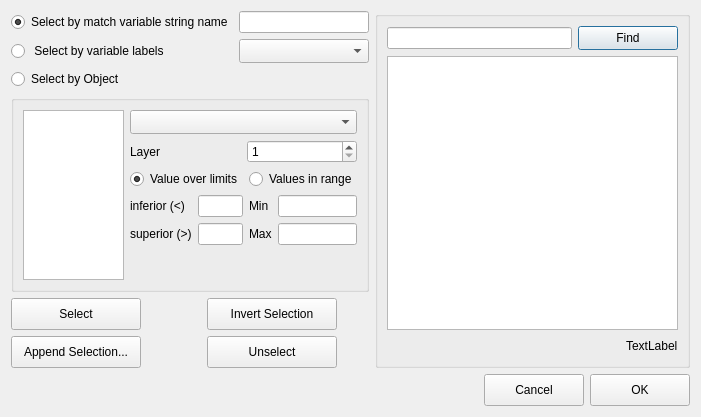
<?xml version="1.0" encoding="UTF-8"?>
<ui version="4.0">
 <class>VariableSelectorDialog</class>
 <widget class="QDialog" name="VariableSelectorDialog">
  <property name="geometry">
   <rect>
    <x>0</x>
    <y>0</y>
    <width>701</width>
    <height>417</height>
   </rect>
  </property>
  <property name="windowTitle">
   <string>Variable Selection...</string>
  </property>
  <layout class="QGridLayout" name="gridLayout_3">
   <item row="0" column="0" colspan="2">
    <widget class="QFrame" name="frame">
     <property name="frameShape">
      <enum>QFrame::NoFrame</enum>
     </property>
     <property name="frameShadow">
      <enum>QFrame::Raised</enum>
     </property>
     <layout class="QGridLayout" name="gridLayout_2">
      <property name="margin" stdset="0">
       <number>0</number>
      </property>
      <item row="0" column="0">
       <widget class="QRadioButton" name="selectbyregexpButton">
        <property name="text">
         <string>Select by match variable string name</string>
        </property>
        <property name="checked">
         <bool>true</bool>
        </property>
       </widget>
      </item>
      <item row="0" column="1">
       <widget class="QLineEdit" name="regexp"/>
      </item>
      <item row="1" column="0">
       <widget class="QRadioButton" name="selectbyvarlabelButton">
        <property name="text">
         <string> Select by variable labels</string>
        </property>
        <property name="checked">
         <bool>false</bool>
        </property>
       </widget>
      </item>
      <item row="1" column="1">
       <widget class="QComboBox" name="varlabelslst">
        <property name="sizePolicy">
         <sizepolicy hsizetype="Expanding" vsizetype="Fixed">
          <horstretch>0</horstretch>
          <verstretch>0</verstretch>
         </sizepolicy>
        </property>
        <property name="minimumSize">
         <size>
          <width>130</width>
          <height>24</height>
         </size>
        </property>
        <property name="maximumSize">
         <size>
          <width>16777215</width>
          <height>16777215</height>
         </size>
        </property>
        <property name="editable">
         <bool>false</bool>
        </property>
       </widget>
      </item>
      <item row="2" column="0">
       <widget class="QRadioButton" name="selectbyObj">
        <property name="text">
         <string>Select by Object </string>
        </property>
       </widget>
      </item>
     </layout>
    </widget>
   </item>
   <item row="0" column="2" rowspan="4">
    <widget class="QGroupBox" name="groupBox_2">
     <property name="minimumSize">
      <size>
       <width>234</width>
       <height>0</height>
      </size>
     </property>
     <property name="title">
      <string/>
     </property>
     <layout class="QGridLayout" name="gridLayout_9">
      <item row="2" column="2">
       <widget class="QLabel" name="selectedlabel">
        <property name="text">
         <string>TextLabel</string>
        </property>
       </widget>
      </item>
      <item row="0" column="1" colspan="2">
       <widget class="QPushButton" name="findButton">
        <property name="minimumSize">
         <size>
          <width>100</width>
          <height>24</height>
         </size>
        </property>
        <property name="maximumSize">
         <size>
          <width>100</width>
          <height>24</height>
         </size>
        </property>
        <property name="text">
         <string>Find</string>
        </property>
       </widget>
      </item>
      <item row="2" column="0" colspan="2">
       <spacer name="horizontalSpacer">
        <property name="orientation">
         <enum>Qt::Horizontal</enum>
        </property>
        <property name="sizeHint" stdset="0">
         <size>
          <width>128</width>
          <height>20</height>
         </size>
        </property>
       </spacer>
      </item>
      <item row="1" column="0" colspan="3">
       <widget class="QListView" name="varnamelistView">
        <property name="editTriggers">
         <set>QAbstractItemView::NoEditTriggers</set>
        </property>
        <property name="selectionMode">
         <enum>QAbstractItemView::MultiSelection</enum>
        </property>
       </widget>
      </item>
      <item row="0" column="0">
       <widget class="QLineEdit" name="searchline"/>
      </item>
     </layout>
    </widget>
   </item>
   <item row="1" column="0" colspan="2">
    <widget class="QGroupBox" name="objectGroupBox">
     <property name="title">
      <string/>
     </property>
     <layout class="QGridLayout" name="gridLayout">
      <item row="2" column="1" colspan="2">
       <layout class="QGridLayout" name="gridLayout_13">
        <item row="0" column="1">
         <layout class="QGridLayout" name="gridLayout_14">
          <item row="1" column="0">
           <layout class="QGridLayout" name="gridLayout_15">
            <item row="0" column="0">
             <widget class="QLabel" name="label_9">
              <property name="text">
               <string>Min</string>
              </property>
             </widget>
            </item>
            <item row="0" column="1">
             <widget class="QLineEdit" name="min"/>
            </item>
            <item row="1" column="0">
             <widget class="QLabel" name="label_10">
              <property name="text">
               <string>Max</string>
              </property>
             </widget>
            </item>
            <item row="1" column="1">
             <widget class="QLineEdit" name="max"/>
            </item>
           </layout>
          </item>
          <item row="0" column="0">
           <widget class="QRadioButton" name="valuerange">
            <property name="text">
             <string>Values in range</string>
            </property>
           </widget>
          </item>
         </layout>
        </item>
        <item row="0" column="0">
         <layout class="QGridLayout" name="gridLayout_16">
          <item row="0" column="0">
           <widget class="QRadioButton" name="valueinlimits">
            <property name="text">
             <string>Value over limits</string>
            </property>
            <property name="checked">
             <bool>true</bool>
            </property>
           </widget>
          </item>
          <item row="1" column="0">
           <layout class="QGridLayout" name="gridLayout_17">
            <item row="0" column="0">
             <widget class="QLabel" name="label_11">
              <property name="text">
               <string>inferior (&lt;)</string>
              </property>
             </widget>
            </item>
            <item row="0" column="1">
             <widget class="QLineEdit" name="limitinf"/>
            </item>
            <item row="1" column="0">
             <widget class="QLabel" name="label_12">
              <property name="text">
               <string>superior (&gt;)</string>
              </property>
             </widget>
            </item>
            <item row="1" column="1">
             <widget class="QLineEdit" name="limitsup"/>
            </item>
           </layout>
          </item>
         </layout>
        </item>
       </layout>
      </item>
      <item row="0" column="1" colspan="2">
       <widget class="QComboBox" name="variablelst">
        <property name="sizePolicy">
         <sizepolicy hsizetype="Expanding" vsizetype="Fixed">
          <horstretch>0</horstretch>
          <verstretch>0</verstretch>
         </sizepolicy>
        </property>
        <property name="minimumSize">
         <size>
          <width>130</width>
          <height>24</height>
         </size>
        </property>
        <property name="maximumSize">
         <size>
          <width>16777215</width>
          <height>16777215</height>
         </size>
        </property>
        <property name="editable">
         <bool>false</bool>
        </property>
       </widget>
      </item>
      <item row="0" column="0" rowspan="4">
       <widget class="QListView" name="objectlistView">
        <property name="editTriggers">
         <set>QAbstractItemView::NoEditTriggers</set>
        </property>
        <property name="selectionMode">
         <enum>QAbstractItemView::MultiSelection</enum>
        </property>
       </widget>
      </item>
      <item row="1" column="1">
       <widget class="QLabel" name="label_13">
        <property name="text">
         <string>Layer</string>
        </property>
       </widget>
      </item>
      <item row="3" column="2">
       <spacer name="verticalSpacer_2">
        <property name="orientation">
         <enum>Qt::Vertical</enum>
        </property>
        <property name="sizeHint" stdset="0">
         <size>
          <width>20</width>
          <height>43</height>
         </size>
        </property>
       </spacer>
      </item>
      <item row="1" column="2">
       <widget class="QSpinBox" name="objlayerBox">
        <property name="minimum">
         <number>1</number>
        </property>
        <property name="maximum">
         <number>999999999</number>
        </property>
       </widget>
      </item>
     </layout>
    </widget>
   </item>
   <item row="2" column="0">
    <widget class="QPushButton" name="selectButton">
     <property name="minimumSize">
      <size>
       <width>130</width>
       <height>32</height>
      </size>
     </property>
     <property name="maximumSize">
      <size>
       <width>130</width>
       <height>32</height>
      </size>
     </property>
     <property name="text">
      <string>Select</string>
     </property>
    </widget>
   </item>
   <item row="2" column="1">
    <widget class="QPushButton" name="invertselectButton">
     <property name="minimumSize">
      <size>
       <width>130</width>
       <height>32</height>
      </size>
     </property>
     <property name="maximumSize">
      <size>
       <width>100</width>
       <height>32</height>
      </size>
     </property>
     <property name="text">
      <string>Invert Selection</string>
     </property>
    </widget>
   </item>
   <item row="3" column="0">
    <widget class="QPushButton" name="appendselectionButton">
     <property name="minimumSize">
      <size>
       <width>130</width>
       <height>32</height>
      </size>
     </property>
     <property name="maximumSize">
      <size>
       <width>130</width>
       <height>32</height>
      </size>
     </property>
     <property name="text">
      <string>Append Selection...</string>
     </property>
    </widget>
   </item>
   <item row="3" column="1">
    <widget class="QPushButton" name="unselectButton">
     <property name="minimumSize">
      <size>
       <width>130</width>
       <height>32</height>
      </size>
     </property>
     <property name="maximumSize">
      <size>
       <width>130</width>
       <height>32</height>
      </size>
     </property>
     <property name="text">
      <string>Unselect</string>
     </property>
    </widget>
   </item>
   <item row="4" column="0" colspan="3">
    <layout class="QGridLayout" name="gridLayout_6">
     <item row="0" column="0">
      <spacer name="horizontalSpacer_3">
       <property name="orientation">
        <enum>Qt::Horizontal</enum>
       </property>
       <property name="sizeHint" stdset="0">
        <size>
         <width>86</width>
         <height>20</height>
        </size>
       </property>
      </spacer>
     </item>
     <item row="0" column="2">
      <widget class="QPushButton" name="okButton">
       <property name="minimumSize">
        <size>
         <width>100</width>
         <height>32</height>
        </size>
       </property>
       <property name="maximumSize">
        <size>
         <width>100</width>
         <height>32</height>
        </size>
       </property>
       <property name="text">
        <string>OK</string>
       </property>
      </widget>
     </item>
     <item row="0" column="1">
      <widget class="QPushButton" name="cancelButton">
       <property name="minimumSize">
        <size>
         <width>100</width>
         <height>32</height>
        </size>
       </property>
       <property name="maximumSize">
        <size>
         <width>100</width>
         <height>32</height>
        </size>
       </property>
       <property name="text">
        <string>Cancel</string>
       </property>
      </widget>
     </item>
    </layout>
   </item>
  </layout>
  <zorder>frame</zorder>
  <zorder>groupBox_2</zorder>
  <zorder>objectGroupBox</zorder>
  <zorder>selectButton</zorder>
  <zorder>appendselectionButton</zorder>
  <zorder>invertselectButton</zorder>
  <zorder>unselectButton</zorder>
 </widget>
 <resources/>
 <connections/>
</ui>
